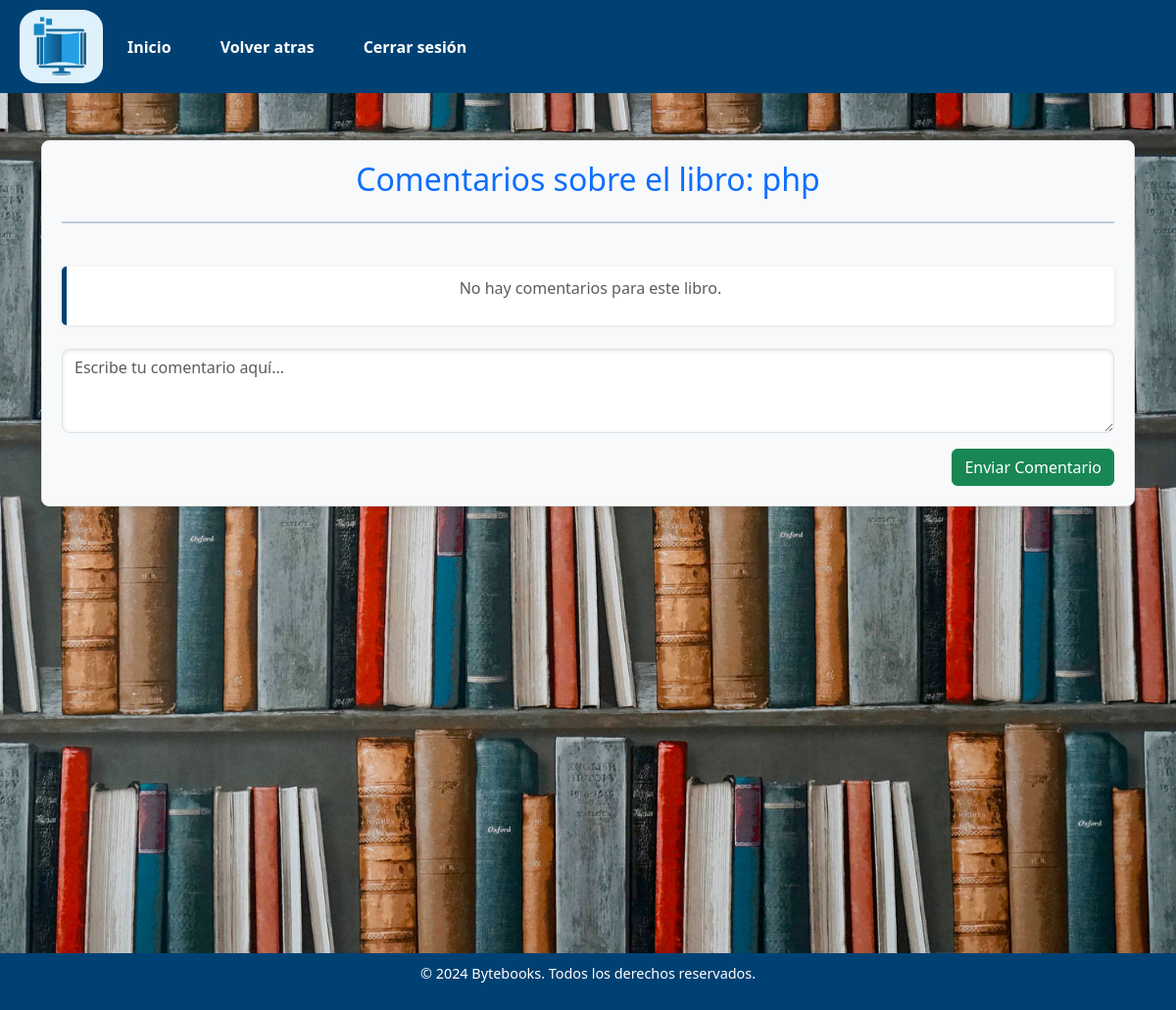
The app's page /user/view_comments/1, older data.
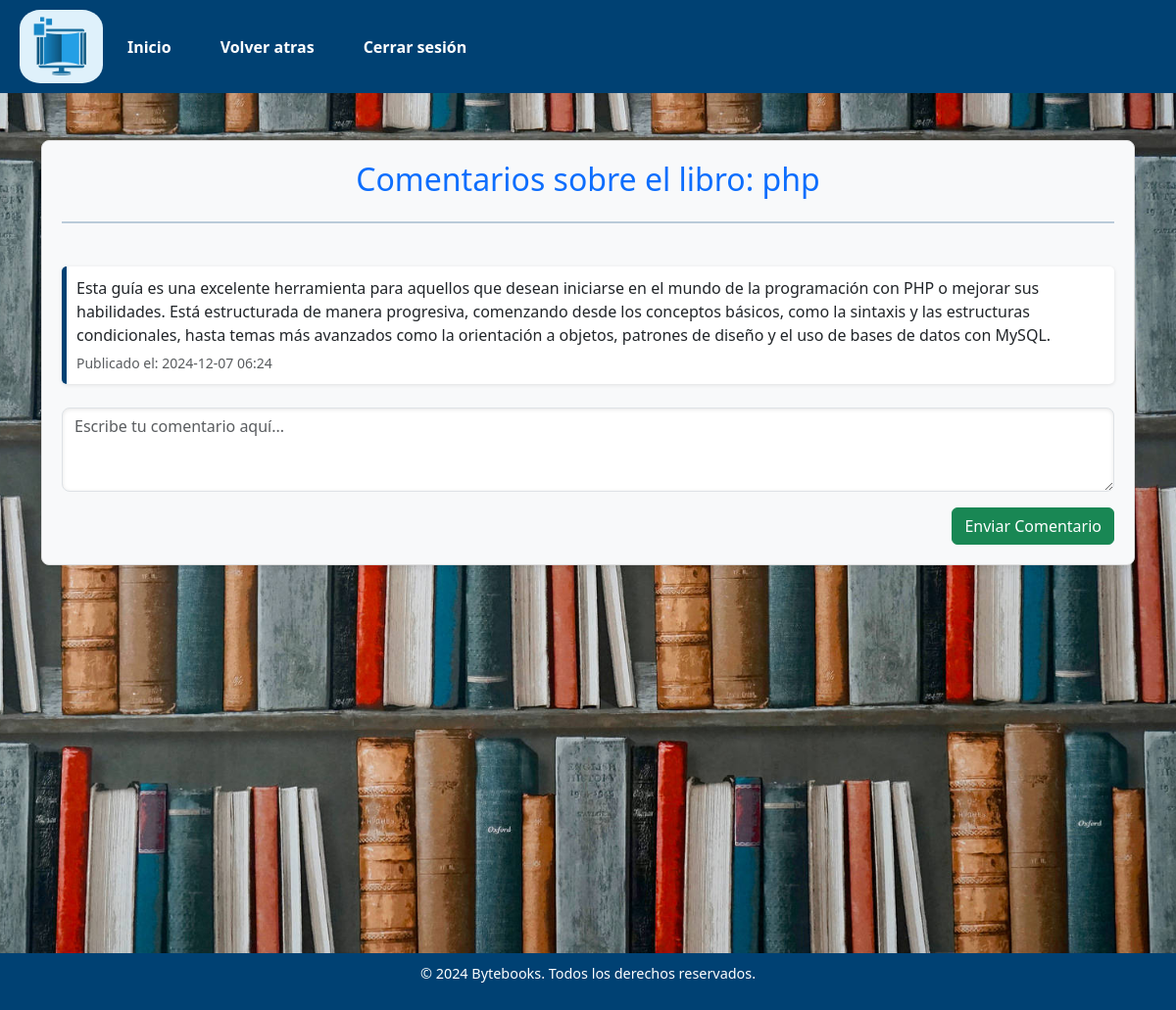
The same page, newer data.
### models.py (models this page shows, shortened)
class Libro(db.Model):
    __tablename__ = 'libros'
    id_libro = db.Column(db.Integer, primary_key=True)  # ID único del libro
    nombre_libro = db.Column(db.String(30), nullable=False)  # Nombre del libro
    categoria = db.Column(db.String(30), nullable=False)  # Categoría del libro
    imagen = db.Column(db.String(60), nullable=False)  # Ruta de la imagen
    url = db.Column(db.String(100), nullable=False)  # URL del libro

class Comentario(db.Model):
    __tablename__ = 'comentarios'
    id_comentario = db.Column(db.Integer, primary_key=True)  # ID único del comentario
    id_libro = db.Column(db.Integer, db.ForeignKey('libros.id_libro'), nullable=False)  # Relación con el libro
    comentario = db.Column(db.Text, nullable=False)  # Contenido del comentario
    fecha_hora = db.Column(db.DateTime, nullable=False, default=datetime.now)  # Fecha y hora del comentario
    libro = db.relationship('Libro', backref='comentarios')  # Relación con el modelo Libro

### routes/user_routes.py (the view)
@user_bp.route('/view_comments/<int:libro_id>', methods=['GET'])
def view_comments(libro_id):
    libro = Libro.query.get_or_404(libro_id)
    comentarios = Comentario.query.filter_by(id_libro=libro_id).all()
    return render_template('view_comments.html', libro=libro, comentarios=comentarios)

### templates/user/view_comments.html (shortened to what this page needs)
<!DOCTYPE html>
<html lang="es">
<head>
    <link href="https://cdn.jsdelivr.net/npm/bootstrap@5.3.2/dist/css/bootstrap.min.css" rel="stylesheet">
</head>
<body>
    {% include 'user/comments_Cabecera.html' %}
    <div class="content container mt-5">
        <div class="bg-comments">
            <h2 class="text-center text-primary mb-4">Comentarios sobre el libro: {{ libro.nombre_libro }}</h2>
            <hr>
            <br>
            <div class="comments-section mb-4">
                {% for comentario in comentarios %}
                <div class="comment-box">
                    <p class="mb-1">{{ comentario.comentario }}</p>
                    <small class="text-muted">Publicado el: {{ comentario.fecha_hora.strftime('%Y-%m-%d %H:%M') }}</small>
                </div>
                {% else %}
                <div class="comment-box text-center">
                    <p class="text-muted">No hay comentarios para este libro.</p>
                </div>
                {% endfor %}
            </div>
            <div class="comment-form mt-3">
                <form action="{{ url_for('user.add_comment', libro_id=libro.id_libro) }}" method="POST">
                    <div class="mb-3">
                        <textarea class="form-control" name="comentario" placeholder="Escribe tu comentario aquí..." rows="3" required></textarea>
                    </div>
                    <div class="d-flex justify-content-end">
                        <button type="submit" class="btn btn-success">Enviar Comentario</button>
                    </div>
                </form>
            </div>
        </div>
    </div>
    {% include 'user/Pie.html' %}
</body>
</html>

### templates/user/comments_Cabecera.html (shortened to what this page needs)
<nav style="background-color: #004173; color: white; padding: 10px 20px; display: flex; justify-content: space-between; align-items: center; width: 100%; box-sizing: border-box; margin: 0;">
    <div>
        <a href="/">
            <img src="/static/images/Logo0.jpg" alt="Logo Bytebooks" style="width: 85px; height: 75px; border-radius: 25%;">
        </a>
    </div>
    <ul style="list-style: none; display: flex; margin: 0; padding: 0; justify-content: flex-start; flex-grow: 1;">
        <li style="margin: 0 15px;">
            <a href="{{ url_for('user.index') }}" style="text-decoration: none; color: white; font-weight: bold; padding: 5px 10px; transition: background-color 0.3s;">Inicio</a>
        </li>
        <li style="margin: 0 15px;">
            <a href="{{ url_for('user.view_books') }}" style="text-decoration: none; color: white; font-weight: bold; padding: 5px 10px; transition: background-color 0.3s;">Volver atras</a>
        </li>
        <li style="margin: 0 15px;">
            <a href="{{ url_for('byte.logout') }}" style="text-decoration: none; color: white; font-weight: bold; padding: 5px 10px; transition: background-color 0.3s;">Cerrar sesión</a>
        </li>
    </ul>
</nav>

### templates/user/Pie.html (shortened to what this page needs)
<footer style="background-color: #004173; color: white; padding: 10px 0; text-align: center; font-size: 0.9rem;">
    <p>&copy; 2024 Bytebooks. Todos los derechos reservados.</p>
</footer>
</body>
</html>

### templates/user/view_comments.html (style rules this page uses)
body { background-image: url('/static/images/Fondo.jpg'); background-size: cover; background-repeat: no-repeat; background-position: center; margin: 0; padding: 0; }
.content { min-height: 100vh; display: flex; flex-direction: column; justify-content: flex-start; }
.bg-comments { background-color: #f8f9fa; border: 1px solid #ddd; border-radius: 8px; box-shadow: 0 2px 8px rgba(0, 0, 0, 0.1); padding: 20px; margin-bottom: 30px; }
.comment-box { margin-bottom: 10px; padding: 10px; border-left: 5px solid #004173; background-color: #ffffff; border-radius: 5px; box-shadow: 0 1px 4px rgba(0, 0, 0, 0.1); }
.form-control { border-radius: 8px; box-shadow: inset 0 1px 4px rgba(0, 0, 0, 0.1); }
footer { background-color: #004173; color: white; padding: 10px 0; font-size: 0.9rem; text-align: center; margin-top: 30px; }
hr { border: none; height: 2px; background-color: #004173; margin-bottom: 20px; }

### templates/user/comments_Cabecera.html (style rules this page uses)
html, body { margin: 0; padding: 0; }
nav { margin: 0; padding: 0; }

Row changes from the older to the newer data that the page shows:
added Comentario: comentario "Esta guía es una excelente herramienta para aquellos que desean iniciarse en el mundo de la programación con PHP o mejorar sus habilidades. Está estructurada de manera progresiva, comenzando desde los conceptos básicos, como la sintaxis y las estructuras condicionales, hasta temas más avanzados como la orientación a objetos, patrones de diseño y el uso de bases de datos con MySQL.", fecha_hora "2024-12-07 06:24"
Text that changed along with them:
text no longer shown: "No hay comentarios para este libro."
